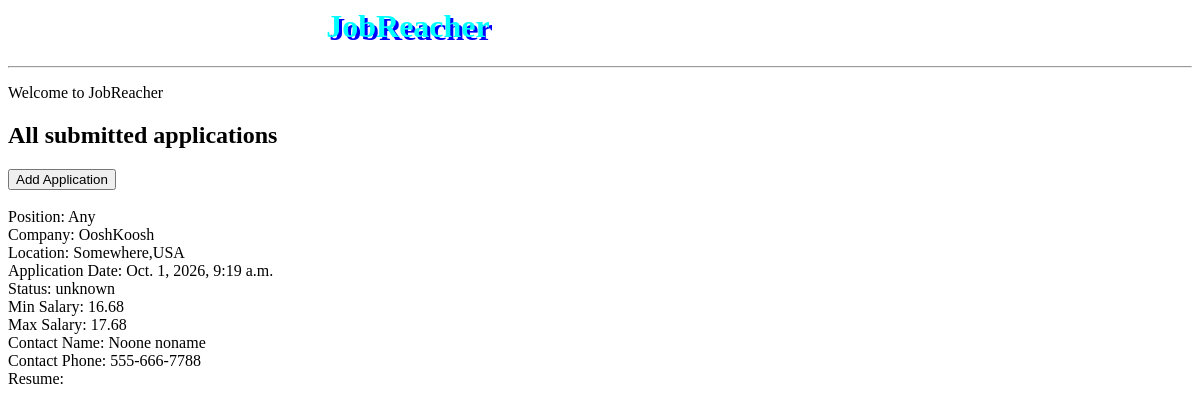
/applications (signed in), run on an earlier commit of the app's database.
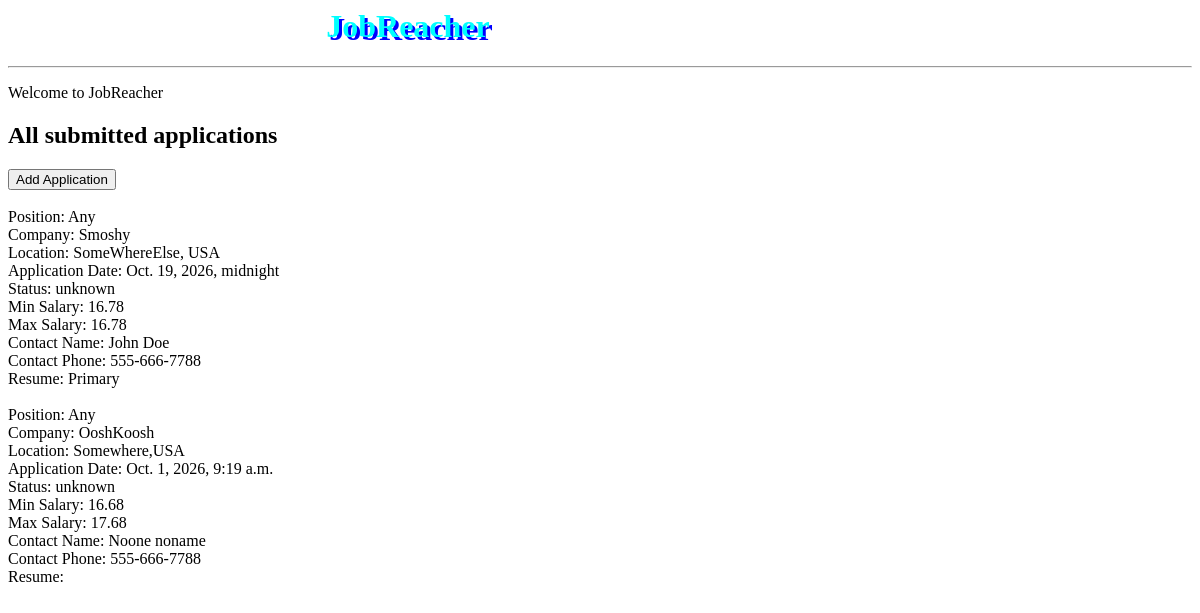
And on a later commit of the database.
### applications/models.py (models this page shows)
class Post(models.Model):
    user = models.ForeignKey(settings.AUTH_USER_MODEL, on_delete=models.CASCADE) # Userho added an application entry
    posted_date = models.DateTimeField(default=timezone.now) # Date job application was saved by user
    application_date = models.DateTimeField(blank=True, null=True) # Date application was submitted to company
    status = models.CharField(max_length=50, default='1') # Interviewing, Applied, Prospective - Should be changed to a drop down or check box
    position = models.CharField(max_length=250) # Company position of interest
    min_salary = models.CharField(max_length=200, default="") # Minimum Salary offered
    max_salary = models.CharField(max_length=200, default="N/A") # Location of company
    contact_name = models.CharField(max_length=250, default="") # Name of contact person at company
    contact_phone = models.CharField(max_length=250, default="") # Phone number of contact person at company
    company_location = models.CharField(max_length=250, default="") # Location of company
    company_name = models.CharField(max_length=250, default="") # Name of company
    resume = models.FileField(upload_to='resumes/', blank=True, null=True) # Resume file uploaded by user

### applications/views.py (the view)
# urls.py: path("applications", views.Apps.as_view(), name="applications"),
class Apps(LoginRequiredMixin,ListView):
    model = Post
    paginate_by = 50
    template_name = "applications/apps.html"
    context_object_name = "applications"
    def get_queryset(self):
        return Post.objects.all().filter(user=self.request.user).order_by("-posted_date")
    def get_context_data(self, **kwargs):
        context = super().get_context_data(**kwargs)
        context["applications"] = Post.objects.all().filter(user=self.request.user).order_by("-posted_date")
        return context

### applications/templates/applications/apps.html
{% extends "applications/base.html" %}
{% block content %}
{% if user.is_authenticated %}
 <h2>All submitted applications</h2>
 <a href="/newapp"><button>Add Application</button></a><br><br>
 {% if applications %}
 {% for app in applications %}
        Position: {{ app.position }}<br>
        Company: {{ app.company_name }}<br>
        Location: {{ app.company_location }}<br>
        Application Date: {{ app.application_date }}<br>
        Status:
        {% if app.status == 1 %}
                Applied
            {% elif app.status == 2 %}
                Prospective
            {% else %}
                unknown
            {% endif %}<br>
        Min Salary: {{ app.min_salary }}<br>
        Max Salary: {{ app.max_salary }}<br>
        Contact Name: {{ app.contact_name }}<br>
        Contact Phone: {{ app.contact_phone }}<br>
        Resume: {{ app.resume }}<br><br>
    {% endfor %}
    {% else %}
    <p> There are no applications submitted</p>
    {% endif %}
{% else %}
<p>Sorry, you must be authenticated to access this content</p>
{% endif %}
{% endblock %}

What changed in the data, as far as the page shows it:
added Post: position "Any", company_name "Smoshy", company_location "SomeWhereElse, USA", application_date "Oct. 19, 2026, midnight", status "unknown", min_salary "16.78", max_salary "16.78", contact_name "John Doe", contact_phone "555-666-7788", resume "Primary"
